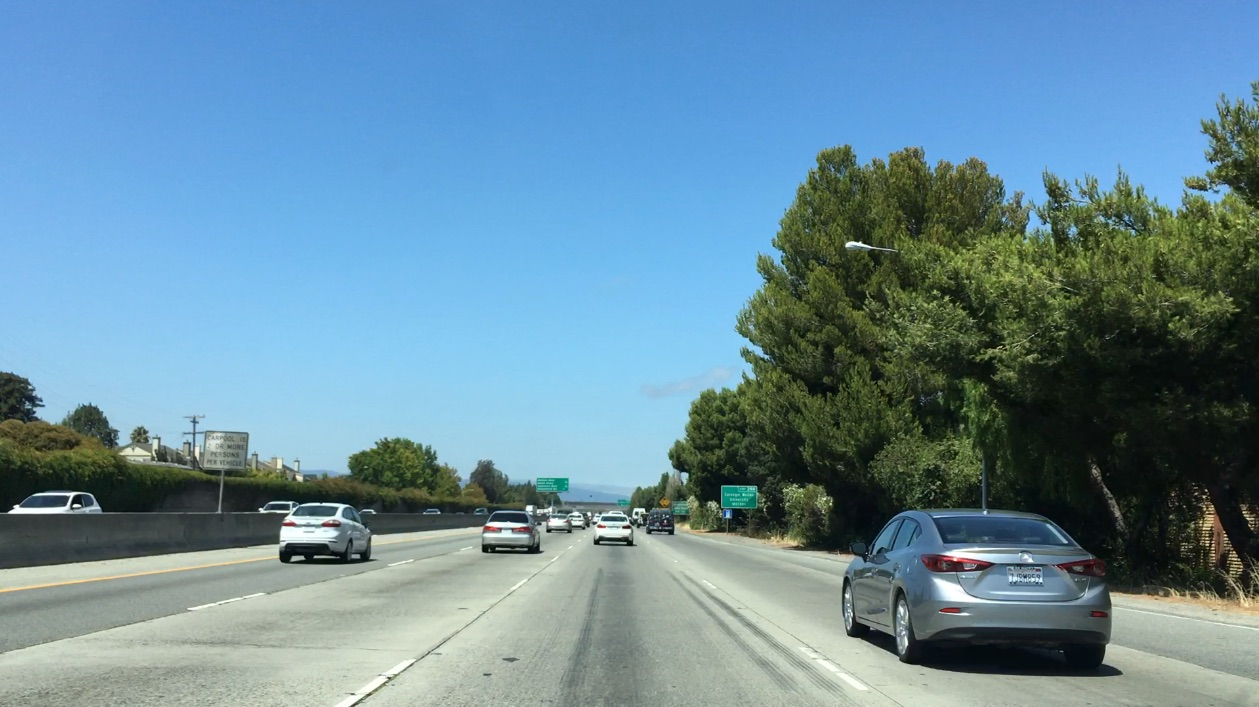
#> input picture test/example-image.png, 1259 x 707 px; its folder holds only this picture in this run
$ python -i vehicle_detection.py   (imports and definitions only)   (older library calls are emulated)
#> lines starting #> are read from the running program, lines starting #| are printed output that depends on the picture
import os
import glob
import pickle
import cv2
import numpy as np
from skimage.feature import hog
from sklearn.preprocessing import StandardScaler
from sklearn.model_selection import train_test_split
from sklearn.svm import SVC, LinearSVC
from sklearn.model_selection import StratifiedShuffleSplit
from scipy.ndimage.measurements import label
from collections import deque
import time
import imageio
# imageio.plugins.ffmpeg.download()
from moviepy.editor import VideoFileClip
import matplotlib.pyplot as plt


# Define a color space dict. All image reads done by cv2.imread()
CS = {'HSV':    cv2.COLOR_BGR2HSV,
      'YUV':    cv2.COLOR_BGR2YUV,
      'YCrCb':  cv2.COLOR_BGR2YCrCb,
      'LUV':    cv2.COLOR_BGR2LUV,
      'HLS':    cv2.COLOR_BGR2HLS}
# Declare these globally, so there isn't confusion
# pixels per cell
PPC = 20
# cells per block
CPB = 2
# ORI
ORI = 9
# hist bins
HB = 6
# hist range
HR = (0, 256)
# downsample size
RSIZE = (10, 10)
# color space
CSPACE = "YCrCb"
# Channels to use
CHANS=[1,2,3]

# Define a function to compute binned color features

def bin_spatial(img):
    # Convert image to new color space (if specified)
    if CSPACE != 'BGR':
        image = cv2.cvtColor(img, CS[CSPACE])
    else:
        image = np.copy(img)
    # Use cv2.resize().ravel() to create the feature vector
    features = cv2.resize(image, RSIZE).ravel()
    # Return the feature vector
    return features


def color_hist(img):
    # Compute the histogram of the color channels separately
    channel_hist = []
    channel_hist.append(np.histogram(img[:, :, 0], bins=HB))
    channel_hist.append(np.histogram(img[:, :, 1], bins=HB))
    channel_hist.append(np.histogram(img[:, :, 2], bins=HB))
    # Concatenate the histograms into a single feature vector
    channel_hist = [chan[0]
                    for i, chan in enumerate(channel_hist) if i+1 in CHANS]
    hist_features = np.concatenate((channel_hist))
    # Return the individual histograms, bin_centers and feature vector
    return hist_features


def gaussian_blur(img, kernel_size=3):
    """Applies a Gaussian Noise kernel"""
    return cv2.GaussianBlur(img, (kernel_size, kernel_size), 0)


def hog_by_chan(img, rav=True, vis=False, gaus=5):
    """
    Compute individual channel HOG features for the image
    """
    img = cv2.cvtColor(img, CS[CSPACE]).astype(np.float32)
    # seperate the channels
    ch1 = img[:, :, 0]
    ch2 = img[:, :, 1]
    ch3 = img[:, :, 2]
    # if we are applying gaussian blur
    if gaus > 0:
        ch1 = gaussian_blur(ch1, gaus)
        ch2 = gaussian_blur(ch2, gaus)
        ch3 = gaussian_blur(ch3, gaus)
    # make a channel list
    channel = [ch1, ch2, ch3]
    hoglist = []
    imagelist = []
    # iterate through the channels that we are using
    for ch in CHANS:
        h = hog(channel[ch-1], orientations=ORI, pixels_per_cell=(PPC, PPC),
                cells_per_block=(CPB, CPB), visualise=vis,
                feature_vector=False, block_norm='L2-Hys')
        if not vis:
            hoglist.append(h)
        else:
            hoglist.append(h[0])
            imagelist.append(h[1])
    if rav:
        HOG = np.ravel(hoglist)
        if vis:
            return HOG, imagelist
        # if we aren't returning an image, just return the hoglist
        return HOG
    elif vis:
        return hoglist, imagelist
    return hoglist


def extract_features(image, Hogs=True):
    # Assure that all images are of the same size and type
    image = cv2.resize(image, (64, 64)).astype(np.float32)
    # Apply bin_spatial() to get spatial color features
    s_features = bin_spatial(image)
    # Apply color_hist() to get color histogram features
    hist_features = color_hist(image)
    if Hogs:
        # Get HOG features
        hog_features = hog_by_chan(image, rav=True)
        # Return feature vectors
        return np.concatenate((s_features, hist_features, hog_features))
    return np.concatenate((s_features, hist_features))


# [146 lines left out: functions norm_split_shuffle, retrieveImagePathList, draw_boxes, add_heat, apply_threshold, draw_labeled_bboxes and 2 more, not called in this run]

# Define a class to keep track of found vehicles
import random
class vehicle_tracker:
    # [54 lines left out: functions __init__, determine_thresh, gen_heat_map, not called in this run]

""" unused code to for potentially identifying indvidual vehicles and tracking them"""
# [18 lines of commented-out code are left out]

# [34 lines left out: function detector, not called in this run]

# [111 lines not run here, left out]

>>> import cv2
>>> picture = cv2.imread('test/example-image.png')
#> picture is the input picture: shape (707, 1259, 3); mean B, G, R 158.4, 141, 104.8
>>> result = extract_features(picture)
#> in extract_features, `image = cv2.resize(image, (64, 64)).astype(np.float32)`:
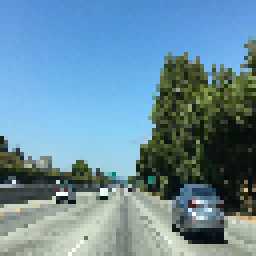
#> image: shape (64, 64, 3) float32 (shown 4 times larger); mean of channels 0, 1, 2 158.7, 141.2, 105; drawn as B, G, R
#> in bin_spatial, `image = cv2.cvtColor(img, CS[CSPACE])`: image: shape (64, 64, 3) float32; mean of channels 0, 1, 2 132.4, -19, 15.4
#> in bin_spatial, `features = cv2.resize(image, RSIZE).ravel()`: features = 300 values, max 205.9 at index 276, min -41.54 at index 106, mean 43.19
#> in extract_features, `s_features = bin_spatial(image)`: s_features has the same summary as features in bin_spatial
#> in color_hist, `channel_hist = [chan[0] for i, chan in enumerate(channel_hist) if i+1 ..`: channel_hist = [[735, 390, 164, 488, 481, 1838], [507, 448, 304, 1290, 1444, 103], [592, 713, 1460, 908, 383, 40]]
#> in color_hist, `hist_features = np.concatenate((channel_hist))`: hist_features = 18 values, max 1838 at index 5, min 40 at index 17, mean 682.7
#> in hog_by_chan, `ch1 = img[:, :, 0]`:
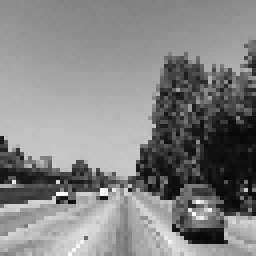
#> ch1: shape (64, 64) float32 (shown 4 times larger); min 3.35, max 253.8, mean 132.4
#> in hog_by_chan, `ch2 = img[:, :, 1]`:
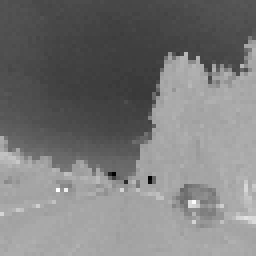
#> ch2: shape (64, 64) float32 (shown 4 times larger); min -62.68, max 28.18, mean -19; drawn with min black and max white
#> in hog_by_chan, `ch3 = img[:, :, 2]`:
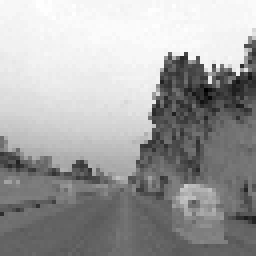
#> ch3: shape (64, 64) float32 (shown 4 times larger); min -38.6, max 45.93, mean 15.4; drawn with min black and max white
#> in gaussian_blur, `return cv2.GaussianBlur(img, (kernel_size, kernel_size), 0)`:
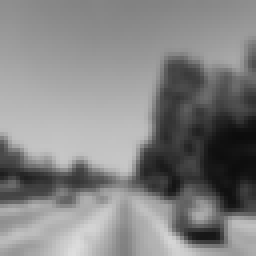
#> returned value: shape (64, 64) float32 (shown 4 times larger); min 12.79, max 221.3, mean 132.4
#> call 2 of gaussian_blur, with kernel_size = 5
#> in gaussian_blur (call 2), `return cv2.GaussianBlur(img, (kernel_size, kernel_size), 0)`:
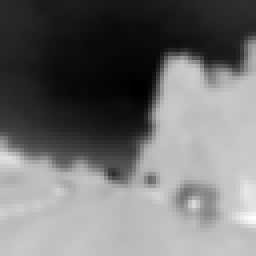
#> returned value: shape (64, 64) float32 (shown 4 times larger); min -41.59, max 9.2, mean -19.01; drawn with min black and max white
#> call 3 of gaussian_blur, with kernel_size = 5
#> in gaussian_blur (call 3), `return cv2.GaussianBlur(img, (kernel_size, kernel_size), 0)`:
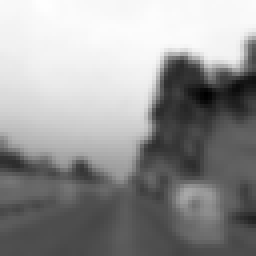
#> returned value: shape (64, 64) float32 (shown 4 times larger); min -27.94, max 45.33, mean 15.4; drawn with min black and max white
#> after the loop in hog_by_chan, `for ch in CHANS:`: hoglist = 3 items; imagelist = []
#> in hog_by_chan, `HOG = np.ravel(hoglist)`: HOG = 432 values, max 0.361 at index 310, min 0 at index 1, mean 0.132
#> in extract_features, `hog_features = hog_by_chan(image, rav=True)`: hog_features has the same summary as HOG in hog_by_chan
#> result = 750 values, max 1838 at index 305, min -41.54 at index 106, mean 33.74
